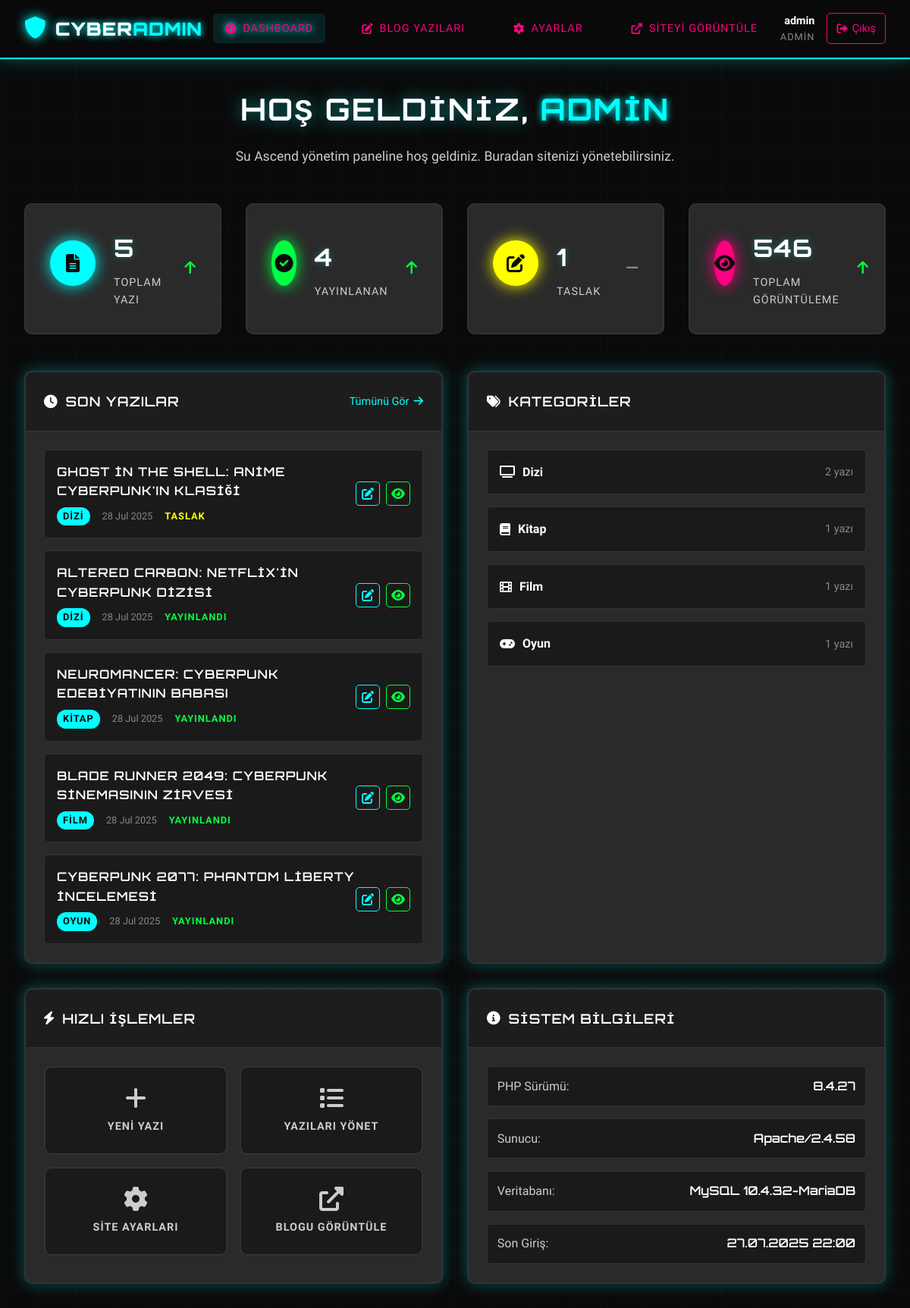
Page /admin/dashboard.php (signed in) on the committed database.
### tables this page shows
CREATE TABLE IF NOT EXISTS blog_posts (
    id INT AUTO_INCREMENT PRIMARY KEY,
    title VARCHAR(255) NOT NULL,
    slug VARCHAR(255) UNIQUE NOT NULL,
    content TEXT NOT NULL,
    excerpt TEXT,
    category VARCHAR(100) NOT NULL,
    featured_image VARCHAR(255),
    status ENUM('draft', 'published') DEFAULT 'draft',
    views INT DEFAULT 0,
    created_at TIMESTAMP DEFAULT CURRENT_TIMESTAMP,
    updated_at TIMESTAMP DEFAULT CURRENT_TIMESTAMP ON UPDATE CURRENT_TIMESTAMP,
    INDEX idx_category (category),
    INDEX idx_status (status),
    INDEX idx_created_at (created_at),
    INDEX idx_slug (slug)
);

### includes/functions.php (called while the page is built, shortened)
<?php
function formatDate($date, $format = 'd M Y') {
    $months = [
        'January' => 'Ocak', 'February' => 'Şubat', 'March' => 'Mart',
        'April' => 'Nisan', 'May' => 'Mayıs', 'June' => 'Haziran',
        'July' => 'Temmuz', 'August' => 'Ağustos', 'September' => 'Eylül',
        'October' => 'Ekim', 'November' => 'Kasım', 'December' => 'Aralık'
    ];
    $formatted = date($format, strtotime($date));
    foreach ($months as $en => $tr) {
        $formatted = str_replace($en, $tr, $formatted);
    }
    return $formatted;
}
function getCategoryIcon($category) {
    $icons = [
        'Oyun' => 'fas fa-gamepad',
        'Film' => 'fas fa-film',
        'Dizi' => 'fas fa-tv',
        'Kitap' => 'fas fa-book',
        'Teknoloji' => 'fas fa-microchip',
        'İnceleme' => 'fas fa-star'
    ];
    return $icons[$category] ?? 'fas fa-file-alt';
}
?>

### admin/dashboard.php (the view, shortened to what this page needs)
<?php
require_once '../config/database.php';
require_once '../includes/functions.php';
try {
    $stmt = $pdo->query("SELECT COUNT(*) FROM blog_posts");
    $total_posts = $stmt->fetchColumn();
    $stmt = $pdo->query("SELECT COUNT(*) FROM blog_posts WHERE status = 'published'");
    $published_posts = $stmt->fetchColumn();
    $stmt = $pdo->query("SELECT COUNT(*) FROM blog_posts WHERE status = 'draft'");
    $draft_posts = $stmt->fetchColumn();
    $stmt = $pdo->query("SELECT SUM(views) FROM blog_posts");
    $total_views = $stmt->fetchColumn() ?: 0;
    $stmt = $pdo->query("SELECT * FROM blog_posts ORDER BY created_at DESC LIMIT 5");
    $recent_posts = $stmt->fetchAll();
    $stmt = $pdo->query("SELECT category, COUNT(*) as count FROM blog_posts GROUP BY category ORDER BY count DESC");
    $categories = $stmt->fetchAll();
} catch (PDOException $e) {
    $total_posts = $published_posts = $draft_posts = $total_views = 0;
    $recent_posts = $categories = [];
}
?>
<!DOCTYPE html>
<html lang="tr">
<head>
    <link rel="stylesheet" href="../css/style.css">
    <link rel="stylesheet" href="https://cdnjs.cloudflare.com/ajax/libs/font-awesome/6.0.0/css/all.min.css">
</head>
<body class="admin-body">
    <div class="cyber-grid"></div>
    <header class="admin-header">
        <div class="admin-nav">
            <div class="admin-brand">
                <i class="fas fa-shield-alt"></i>
                <h1>CYBER<span class="accent">ADMIN</span></h1>
            </div>
            <nav class="admin-menu">
                <a href="dashboard.php" class="admin-link active">
                    <i class="fas fa-tachometer-alt"></i>
                    Dashboard
                </a>
                <a href="posts.php" class="admin-link">
                    <i class="fas fa-edit"></i>
                    Blog Yazıları
                </a>
                <a href="settings.php" class="admin-link">
                    <i class="fas fa-cog"></i>
                    Ayarlar
                </a>
                <a href="../index.html" class="admin-link" target="_blank">
                    <i class="fas fa-external-link-alt"></i>
                    Siteyi Görüntüle
                </a>
            </nav>
            <div class="admin-user">
                <div class="user-info">
                    <span class="user-name"><?php echo htmlspecialchars($_SESSION['admin_username']); ?></span>
                    <span class="user-role"><?php echo ucfirst($_SESSION['admin_role']); ?></span>
                </div>
                <div class="user-actions">
                    <a href="logout.php" class="logout-btn">
                        <i class="fas fa-sign-out-alt"></i>
                        Çıkış
                    </a>
                </div>
            </div>
        </div>
    </header>
    <main class="admin-main">
        <div class="admin-container">
            <div class="welcome-section">
                <h2 class="page-title">Hoş Geldiniz, <span class="accent"><?php echo htmlspecialchars($_SESSION['admin_username']); ?></span></h2>
                <p class="page-subtitle">Su Ascend yönetim paneline hoş geldiniz. Buradan sitenizi yönetebilirsiniz.</p>
            </div>
            <div class="stats-grid">
                <div class="stat-card">
                    <div class="stat-icon">
                        <i class="fas fa-file-alt"></i>
                    </div>
                    <div class="stat-content">
                        <h3 class="stat-number"><?php echo number_format($total_posts); ?></h3>
                        <p class="stat-label">Toplam Yazı</p>
                    </div>
                    <div class="stat-trend positive">
                        <i class="fas fa-arrow-up"></i>
                    </div>
                </div>
                <div class="stat-card">
                    <div class="stat-icon published">
                        <i class="fas fa-check-circle"></i>
                    </div>
                    <div class="stat-content">
                        <h3 class="stat-number"><?php echo number_format($published_posts); ?></h3>
                        <p class="stat-label">Yayınlanan</p>
                    </div>
                    <div class="stat-trend positive">
                        <i class="fas fa-arrow-up"></i>
                    </div>
                </div>
                <div class="stat-card">
                    <div class="stat-icon draft">
                        <i class="fas fa-edit"></i>
                    </div>
                    <div class="stat-content">
                        <h3 class="stat-number"><?php echo number_format($draft_posts); ?></h3>
                        <p class="stat-label">Taslak</p>
                    </div>
                    <div class="stat-trend neutral">
                        <i class="fas fa-minus"></i>
                    </div>
                </div>
                <div class="stat-card">
                    <div class="stat-icon views">
                        <i class="fas fa-eye"></i>
                    </div>
                    <div class="stat-content">
                        <h3 class="stat-number"><?php echo number_format($total_views); ?></h3>
                        <p class="stat-label">Toplam Görüntüleme</p>
                    </div>
                    <div class="stat-trend positive">
                        <i class="fas fa-arrow-up"></i>
                    </div>
                </div>
            </div>
            <div class="content-grid">
                <div class="content-panel">
                    <div class="panel-header">
                        <h3 class="panel-title">
                            <i class="fas fa-clock"></i>
                            Son Yazılar
                        </h3>
                        <a href="posts.php" class="panel-action">
                            Tümünü Gör <i class="fas fa-arrow-right"></i>
                        </a>
                    </div>
                    <div class="panel-content">
                        <?php if (empty($recent_posts)): ?>
                            <div class="empty-state">
                                <i class="fas fa-file-alt"></i>
                                <p>Henüz blog yazısı bulunmuyor</p>
                                <a href="post-edit.php" class="cyber-btn-sm">İlk Yazıyı Oluştur</a>
                            </div>
                        <?php else: ?>
                            <div class="posts-list">
                                <?php foreach ($recent_posts as $post): ?>
                                    <div class="post-item">
                                        <div class="post-info">
                                            <h4 class="post-title">
                                                <a href="post-edit.php?id=<?php echo $post['id']; ?>">
                                                    <?php echo htmlspecialchars($post['title']); ?>
                                                </a>
                                            </h4>
                                            <div class="post-meta">
                                                <span class="post-category" data-category="<?php echo htmlspecialchars($post['category']); ?>">
                                                    <?php echo htmlspecialchars($post['category']); ?>
                                                </span>
                                                <span class="post-date">
                                                    <?php echo formatDate($post['created_at']); ?>
                                                </span>
                                                <span class="post-status <?php echo $post['status']; ?>">
                                                    <?php echo $post['status'] === 'published' ? 'Yayınlandı' : 'Taslak'; ?>
                                                </span>
                                            </div>
                                        </div>
                                        <div class="post-actions">
                                            <a href="post-edit.php?id=<?php echo $post['id']; ?>" class="action-btn edit">
                                                <i class="fas fa-edit"></i>
                                            </a>
                                            <a href="../post.php?id=<?php echo $post['id']; ?>" class="action-btn view" target="_blank">
                                                <i class="fas fa-eye"></i>
                                            </a>
                                        </div>
                                    </div>
                                <?php endforeach; ?>
                            </div>
                        <?php endif; ?>
                    </div>
                </div>
                <div class="content-panel">
                    <div class="panel-header">
                        <h3 class="panel-title">
                            <i class="fas fa-tags"></i>
                            Kategoriler
                        </h3>
                    </div>
                    <div class="panel-content">
                        <?php if (empty($categories)): ?>
                            <div class="empty-state">
                                <i class="fas fa-tags"></i>
                                <p>Henüz kategori bulunmuyor</p>
                            </div>
                        <?php else: ?>
                            <div class="categories-list">
                                <?php foreach ($categories as $category): ?>
                                    <div class="category-item">
                                        <div class="category-info">
                                            <span class="category-name" data-category="<?php echo htmlspecialchars($category['category']); ?>">
                                                <i class="<?php echo getCategoryIcon($category['category']); ?>"></i>
                                                <?php echo htmlspecialchars($category['category']); ?>
                                            </span>
                                        </div>
                                        <div class="category-count">
                                            <?php echo $category['count']; ?> yazı
                                        </div>
                                    </div>
                                <?php endforeach; ?>
                            </div>
                        <?php endif; ?>
                    </div>
                </div>
                <div class="content-panel">
                    <div class="panel-header">
                        <h3 class="panel-title">
                            <i class="fas fa-bolt"></i>
                            Hızlı İşlemler
                        </h3>
                    </div>
                    <div class="panel-content">
                        <div class="quick-actions">
                            <a href="post-edit.php" class="quick-action">
                                <i class="fas fa-plus"></i>
                                <span>Yeni Yazı</span>
                            </a>
                            <a href="posts.php" class="quick-action">
                                <i class="fas fa-list"></i>
                                <span>Yazıları Yönet</span>
                            </a>
                            <a href="settings.php" class="quick-action">
                                <i class="fas fa-cog"></i>
                                <span>Site Ayarları</span>
                            </a>
                            <a href="../blog.php" class="quick-action" target="_blank">
                                <i class="fas fa-external-link-alt"></i>
                                <span>Blogu Görüntüle</span>
                            </a>
                        </div>
                    </div>
                </div>
                <div class="content-panel">
                    <div class="panel-header">
                        <h3 class="panel-title">
                            <i class="fas fa-info-circle"></i>
                            Sistem Bilgileri
                        </h3>
                    </div>
                    <div class="panel-content">
                        <div class="system-info">
                            <div class="info-item">
                                <span class="info-label">PHP Sürümü:</span>
                                <span class="info-value"><?php echo PHP_VERSION; ?></span>
                            </div>
                            <div class="info-item">
                                <span class="info-label">Sunucu:</span>
                                <span class="info-value"><?php echo $_SERVER['SERVER_SOFTWARE'] ?? 'Bilinmiyor'; ?></span>
                            </div>
                            <div class="info-item">
                                <span class="info-label">Veritabanı:</span>
                                <span class="info-value">MySQL <?php echo $pdo->getAttribute(PDO::ATTR_SERVER_VERSION); ?></span>
                            </div>
                            <div class="info-item">
                                <span class="info-label">Son Giriş:</span>
                                <span class="info-value"><?php echo date('d.m.Y H:i'); ?></span>
                            </div>
                        </div>
                    </div>
                </div>
            </div>
        </div>
    </main>
</body>
</html>

### rows in the picture
blog_posts: title "GHOST IN THE SHELL: ANIME CYBERPUNK'IN KLASIĞI", category "DIZI", created_at "28 Jul 2025", status "TASLAK"
blog_posts: title "ALTERED CARBON: NETFLIX'IN CYBERPUNK DIZISI", category "DIZI", created_at "28 Jul 2025", status "YAYINLANDI"
blog_posts: title "NEUROMANCER: CYBERPUNK EDEBIYATININ BABASI", category "KITAP", created_at "28 Jul 2025", status "YAYINLANDI"
blog_posts: title "BLADE RUNNER 2049: CYBERPUNK SINEMASININ ZIRVESI", category "FILM", created_at "28 Jul 2025", status "YAYINLANDI"
blog_posts: title "CYBERPUNK 2077: PHANTOM LIBERTY İNCELEMESI", category "OYUN", created_at "28 Jul 2025", status "YAYINLANDI"

### other values in the picture
$_SESSION['admin_username'] "admin"
$_SESSION['admin_role'] "ADMIN"
$_SESSION['admin_username'] "ADMIN"
$total_posts "5"
$published_posts "4"
$draft_posts "1"
$total_views "546"
$category['category'] "Dizi"
$category['count'] "2"
$category['category'] "Kitap"
$category['count'] "1"
$category['category'] "Film"
$category['category'] "Oyun"
PHP_VERSION "8.4.27"
$_SERVER['SERVER_SOFTWARE'] "Apache/2.4.58"
